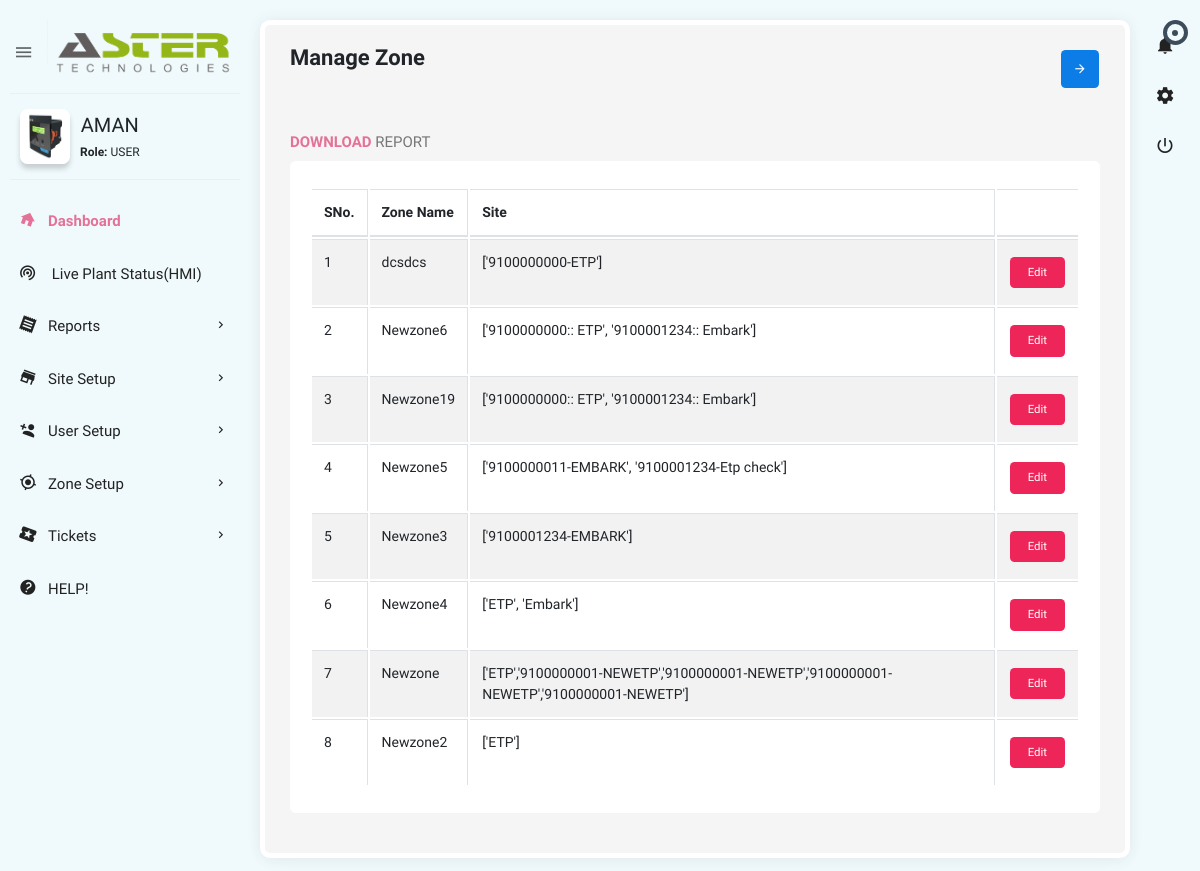
/managezone/ (signed in), run on the app's committed database.
### etp/models.py (models this page shows, shortened)
class UserProfile(models.Model):
    user = models.OneToOneField(User, on_delete=models.CASCADE)
    profile_picture = models.ImageField(upload_to='profile_pictures/', blank=True, null=True)

class User_addon(models.Model):
	class Meta():
		unique_together = ('user', 'azones')
	user = models.OneToOneField(User, on_delete=models.CASCADE)
	mobileno = models.CharField(max_length=15)
	company_name = models.CharField(max_length=40)
	location = models.CharField(max_length=20)
	role = models.CharField(max_length=20)
	password_text = models.CharField(max_length=30)
	createdby= models.IntegerField()
	azones=models.CharField(max_length=255)
	quota= models.IntegerField(default=0)

class zones(models.Model):
	user = models.ForeignKey(User, on_delete=models.CASCADE)
	zname = models.CharField(max_length=55)
	zid=models.CharField(max_length=200)

### etp/views.py (the view)
# urls.py: path('managezone/',views.managezone,name="managezone"),
@login_required(login_url='/')
def managezone(request):
    mzone=zones.objects.filter(user=request.user)
    return render(request,'managezone.html',{'faults':faultfunc(request.user),'mz':mzone})

### etp/views.py (called while the page is built)
def faultfunc(user):
    faults = fault.objects.filter(site__user=user).order_by('-dnt')[:6]
    return faults

### templates/managezone.html (shortened to what this page needs)
{% extends 'main.html' %}
{% load static %}
{% block maincontent %}
<section class="content">
    <div class="body_scroll">
        <div class="block-header">
            <div class="row">
                <div class="col-lg-7 col-md-6 col-sm-12">
                    <h2>Manage Zone</h2>
                </div>
                <div class="col-lg-5 col-md-6 col-sm-12">
                    <button class="btn btn-primary btn-icon float-right right_icon_toggle_btn" type="button"><i class="zmdi zmdi-arrow-right"></i></button>
                </div>
            </div>
        </div>
        <div class="container-fluid">
            <div class="row clearfix">
                <div class="col-lg-12">
                    <div class="card">
                        <div class="header">
                            <h2><strong>Download </strong> Report</h2>
                        </div>
                        <div class="body">
                            <div class="table-responsive">
                                <table class="table table-bordered table-striped table-hover dataTable js-exportable">
                                    <thead>
                                        <tr>
                                            <th>SNo.</th>
                                            <th>Zone Name</th>
                                            <th>Site</th>
                                            <th> </th>
                                        </tr>
                                    </thead>
                                    <tbody>
                                        {% for item in mz|dictsort:"zid" %}
                                            <tr>
                                                <td>{{ forloop.counter }}</td>
                                                <td>{{ item.zname }}</td>
                                                <td>{{ item.zid }}</td>
                                                <td><a href="/editzone/{{ item.id }}"><input type="submit" value="Edit"  class="btn btn-danger" /></a></td>
                                            </tr>
                                        {% endfor %}
                                    </tbody>
                                </table>
                            </div>
                        </div>
                    </div>
                </div>
            </div>
        </div>
    </div>
</section>
{% endblock %}

### templates/base.html (shortened to what this page needs)
{% load static %}
<!doctype html>
<html class="no-js " lang="en">
<head>
<link rel="stylesheet" href="{% static 'assets/plugins/bootstrap/css/bootstrap.min.css' %}">
<link rel="stylesheet" href="{% static 'assets/plugins/jvectormap/jquery-jvectormap-2.0.3.min.css' %}"/>
<link rel="stylesheet" href="{% static 'assets/plugins/charts-c3/plugin.css' %}"/>
<link rel="stylesheet" href="{% static 'assets/plugins/morrisjs/morris.min.css' %}" />
<link rel="stylesheet" href="{% static 'assets/plugins/jquery-datatable/dataTables.bootstrap4.min.css' %}">
<link rel="stylesheet" href="{% static 'assets/plugins/select2/select2.css' %}" />
<link rel="stylesheet" href="{% static 'assets/plugins/multi-select/css/multi-select.css' %}">
<link rel="stylesheet" href="{% static 'assets/css/style.min.css' %}">
</head>
<body class="theme-blush" style="background-color: #f0fafc;">
{% block body %}
<div class="navbar-right">
    <ul class="navbar-nav">
        <li class="dropdown" data-step="12" data-intro="Click Here to for Notifications!">
            <a href="javascript:void(0);" class="dropdown-toggle" title="Notifications" data-toggle="dropdown" role="button"><i class="zmdi zmdi-notifications"></i>
                <div class="notify"><span class="heartbit"></span><span class="point"></span></div>
            </a>
        </li>
        <li data-step="13" data-intro="Click Here to for Dashboard setting!"><a href="javascript:void(0);" class="js-right-sidebar" title="Setting"><i class="zmdi zmdi-settings zmdi-hc-spin"></i></a></li>
        <li data-step="14" data-intro="Click Here to for Logout!"><a href="{% url 'logout' %}" class="mega-menu" title="Sign Out"><i class="zmdi zmdi-power"></i></a></li>
    </ul>
</div>
{% block leftsidebar %}
<aside id="leftsidebar" class="sidebar">
    <div class="navbar-brand">
        <button class="btn-menu ls-toggle-btn" type="button"><i class="zmdi zmdi-menu"></i></button>
        <a href="/{{ request.user.user_addon.role }}/"><img src="{% static 'assets/images/thumbnail.png' %}" width="100%" alt="Aero"></a>
    </div>
    <div class="menu">
        <ul class="list">
            <li>
                <div class="user-info">
                    <a class="image" href="/profile/" data-step="10" data-intro="Click Here to see your Profile!"><img src="{% if user.userprofile.profile_picture %}{{ user.userprofile.profile_picture.url }}{% else %}{% static 'assets/images/profile_av.jpg' %}{% endif %}" alt="Profile Picture" width="55px" height="55px"></a>
                    <div class="detail">
                        <h4>{{ request.user.username|upper }}</h4>
                        <small><strong>Role:</strong> {{ request.user.user_addon.role|upper }}</small>
                    </div>
                </div>
            </li>
            <li class="active open" data-step="1" data-title="Learn how to use this webiste!" data-intro="Click here for Home Page!"><a href="/{{ request.user.user_addon.role }}/"><i class="zmdi zmdi-home"></i><span>Dashboard</span></a></li>
            <li  data-step="2" data-intro="Click Here to see HMIs"><a href="/hmi/"><i class="zmdi zmdi-portable-wifi"></i><span> Live Plant Status(HMI)</span></a></li>
            <li data-step="3" data-intro="Click Here to see Reports"><a href="javascript:void(0);" class="menu-toggle"><i class="zmdi zmdi-receipt"></i><span>Reports</span></a>
            </li>
            {% block lmenu %}
            {% endblock %}
            <li><a href="javascript:introJs().setOptions({ skipUndefined: true }).start();">
                <i class="zmdi zmdi-help"></i><span>HELP!</span></a>
            </li>
        </ul>
    </div>
</aside>
{% endblock %}
{% block maincontent %}
{% endblock %}
{% endblock %}
<link rel="stylesheet" href="https://cdn.jsdelivr.net/npm/intro.js@6.0.0/introjs.min.css">
</body>
</html>

### data on the page
zones: zname "dcsdcs", zid "['9100000000-ETP']"
zones: zname "Newzone6", zid "['9100000000:: ETP', '9100001234:: Embark']"
zones: zname "Newzone19", zid "['9100000000:: ETP', '9100001234:: Embark']"
zones: zname "Newzone5", zid "['9100000011-EMBARK', '9100001234-Etp check']"
zones: zname "Newzone3", zid "['9100001234-EMBARK']"
zones: zname "Newzone4", zid "['ETP', 'Embark']"
zones: zname "Newzone", zid "['ETP','9100000001-NEWETP','9100000001-NEWETP','9100000001-NEWETP','9100000001-NEWETP']"
zones: zname "Newzone2", zid "['ETP']"

### other printed values
{{ request.user.username|upper }} "AMAN"
{{ request.user.user_addon.role|upper }} "USER"
